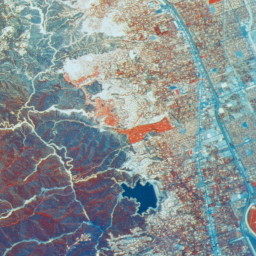
//> input picture images/color/Aerial.bmp, 256 x 256 px
$ ./main ../../images/color/Aerial.bmp ../../images/color/Airplane.bmp   (built with g++ and OpenCV 4)
//> lines starting //> are read from the running program, lines starting //| are printed output that depends on the picture
### Opencv_exercise/color_transfer/MyVec3d.h
#pragma once
#include <vector>
#include <iostream>

class MyVec3d {
public:
	MyVec3d();
	MyVec3d(double x, double y, double z);
	~MyVec3d();
	MyVec3d &operator=(const MyVec3d &vec);

	//뾴멹궟궴궻럏뫁뎶럁+,-,*,/
	MyVec3d operator+(const MyVec3d &vec);
	MyVec3d operator-(const MyVec3d &vec);
	MyVec3d operator*(const MyVec3d &vec);
	MyVec3d operator/(const MyVec3d &vec);
	double x;
	double y;
	double z;
	int matProduct(std::vector<double> vec);
	void scalarMultiple(double val);
	void scalarMultiple(int val);

private:

};

### Opencv_exercise/color_transfer/MyVec3d.cpp
#include "MyVec3d.h"
#include <vector>
#include <iostream>


MyVec3d::MyVec3d(): x(0),y(0),z(0){}

MyVec3d::MyVec3d(double x, double y, double z) : x(x), y(y), z(z) {}

MyVec3d::~MyVec3d() {}

MyVec3d &MyVec3d::operator=(const MyVec3d &vec)
{
	x = vec.x;
	y = vec.y;
	z = vec.z;
	return (*this);
}

MyVec3d MyVec3d::operator+(const MyVec3d & vec)
{
	MyVec3d result;
	result.x = x + vec.x;
	result.y = y + vec.y;
	result.z = z + vec.z;
	return result;
}

MyVec3d MyVec3d::operator-(const MyVec3d & vec)
{
	MyVec3d result;
	result.x = x - vec.x;
	result.y = y - vec.y;
	result.z = z - vec.z;
	return result;
}

MyVec3d MyVec3d::operator*(const MyVec3d & vec)
{
	MyVec3d result;
	result.x = x * vec.x;
	result.y = y * vec.y;
	result.z = z * vec.z;
	return result;
}

MyVec3d MyVec3d::operator/(const MyVec3d & vec)
{
	MyVec3d result;
	result.x = x / vec.x;
	result.y = y / vec.y;
	result.z = z / vec.z;
	return result;
}

int MyVec3d::matProduct(std::vector<double> vec)
{
	if (vec.size() != 9) {
		std::cout << "Error: Mat product\n";
		return -1;
	}

	double x_dst = 0, y_dst = 0, z_dst = 0;
	x_dst = vec[0] * x + vec[1] * y + vec[2] * z;
	y_dst = vec[3] * x + vec[4] * y + vec[5] * z;
	z_dst = vec[6] * x + vec[7] * y + vec[8] * z;

	x = x_dst;
	y = y_dst;
	z = z_dst;
	return 1;
}

void MyVec3d::scalarMultiple(double val)
{
	x *= val;
	y *= val;
	z *= val;
}

// [6 lines left out: function scalarMultiple, not called in this run]

### Opencv_exercise/color_transfer/main.cpp
#include <opencv2/opencv.hpp>
#include "MyVec3d.h"
#include <cmath>

//注：BGRではなくRGB
const std::vector<double> matRGB2LMS = {
	0.3811,0.5783,0.0402,
	0.1967,0.7244,0.0782,
	0.0241, 0.1288,0.8444
};

const std::vector<double> mat1LMS2lab = {
	1,1,1,
	1,1,-2,
	1,-1,0
};

const std::vector<double> mat2LMS2lab = {
	1 / sqrt(3),0,0,
	0,1 / sqrt(6),0,
	0,0,1 / sqrt(2)
};

const std::vector<double> mat1lab2LMS = {
	sqrt(3) / 3,0,0,
	0,sqrt(6) / 6,0,
	0,0,sqrt(2) / 2
};

const std::vector<double> mat2lab2LMS = {
		1,1,1,
		1,1,-1,
		1,-2,0
};
const std::vector<double> matLMS2RGB = {
	4.4679, -3.5873, 0.1193,
	-1.2189,2.3809,-0.1624,
	0.0497,-0.2439,1.2045
};


uchar convertToUchar(double value) {
	if (value < 0) {
		return 0;
	}
	else if (value > 255) {
		return 255;
	}
	//マイナス値およびオーバーフローの対策
	return (uchar)value;
}

void colorTransfer(cv::Mat &img_trg, cv::Mat &img_src) {
	const int trg_rows = img_trg.rows;
	const int trg_cols = img_trg.cols;
	const int src_rows = img_src.rows;
	const int src_cols = img_src.cols;
	double eps = 0.00001;

	std::vector<MyVec3d> trg_lab(trg_rows*trg_cols);
	std::vector<MyVec3d> src_lab(src_rows*src_cols);
	//trgの平均、標準偏差を格納するためのベクトル
	MyVec3d trg_lab_avr;
	MyVec3d trg_lab_std_dvt;

	//srcの平均、標準偏差を格納するためのベクトル
	MyVec3d src_lab_avr;
	MyVec3d src_lab_std_dvt;

	//trg をRGBからlabにしてtrg_labに格納
	for (int j = 0; j < trg_rows; ++j) {
		cv::Vec3b *trg_row_ptr = img_trg.ptr<cv::Vec3b>(j);
		for (int i = 0; i < trg_cols; ++i) {
			//RGBの順で入力
			MyVec3d pixel_color_3d = MyVec3d((double)trg_row_ptr[i][2] / 255, (double)trg_row_ptr[i][1] / 255, (double)trg_row_ptr[i][0] / 255);
			//RGB to LMS
			pixel_color_3d.matProduct(matRGB2LMS);

			// [15 lines of commented-out code are left out]
			pixel_color_3d.x = std::log10(std::max(eps,pixel_color_3d.x));
			pixel_color_3d.y = std::log10(std::max(eps,pixel_color_3d.y));
			pixel_color_3d.z = std::log10(std::max(eps,pixel_color_3d.z));
			////LMS to lab
			pixel_color_3d.matProduct(mat1LMS2lab);
			pixel_color_3d.matProduct(mat2LMS2lab);
			//代入できてる？
			trg_lab[i + j * trg_cols] = pixel_color_3d;
			//avrに値を加える
			trg_lab_avr = trg_lab_avr + pixel_color_3d;
		}
	}

	//avrを要素数で割る,scalarMultipleの引数のキャスト注意
	trg_lab_avr.scalarMultiple((double)1 / (trg_rows * trg_cols));


	//src をRGBからlabにしてsrc_labに格納
	for (int j = 0; j < src_rows; ++j) {
		cv::Vec3b *src_row_ptr = img_src.ptr<cv::Vec3b>(j);
		for (int i = 0; i < src_cols; ++i) {

			//RGBの順で入力
			MyVec3d pixel_color_3d = MyVec3d((double)src_row_ptr[i][2] / 255, (double)src_row_ptr[i][1] / 255, (double)src_row_ptr[i][0] / 255);
			//RGB to LMS
			pixel_color_3d.matProduct(matRGB2LMS);
			//LMS のlog10をとる(OF対策にepsとのmaxをとる)
			pixel_color_3d.x = std::log10(std::max(eps,pixel_color_3d.x));
			pixel_color_3d.y = std::log10(std::max(eps,pixel_color_3d.y));
			pixel_color_3d.z = std::log10(std::max(eps,pixel_color_3d.z));
			//LMS to lab
			pixel_color_3d.matProduct(mat1LMS2lab);
			pixel_color_3d.matProduct(mat2LMS2lab);
			//代入できてる？
			src_lab[i + j * src_cols] = pixel_color_3d;
			//avrに値を加える
			src_lab_avr = src_lab_avr + pixel_color_3d;
		}
	}
	//avrを要素数で割る,scalarMultipleの引数のキャスト注意
	src_lab_avr.scalarMultiple((double)1 / (src_rows * src_cols));

	//trgの標準偏差を計算
	for (int i = 0; i < trg_cols*trg_rows; ++i) {
		trg_lab_std_dvt = trg_lab_std_dvt + (trg_lab[i] - trg_lab_avr)*(trg_lab[i] - trg_lab_avr);
	}
	trg_lab_std_dvt.x = pow(trg_lab_std_dvt.x / trg_lab.size(), 0.5);
	trg_lab_std_dvt.y = pow(trg_lab_std_dvt.y / trg_lab.size(), 0.5);
	trg_lab_std_dvt.z = pow(trg_lab_std_dvt.z / trg_lab.size(), 0.5);

	//srcの標準偏差を計算
	for (int i = 0; i < src_cols*src_rows; ++i) {
		src_lab_std_dvt = src_lab_std_dvt + (src_lab[i] - src_lab_avr)*(src_lab[i] - src_lab_avr);
	}
	src_lab_std_dvt.x = pow(src_lab_std_dvt.x / src_lab.size(), 0.5);
	src_lab_std_dvt.y = pow(src_lab_std_dvt.y / src_lab.size(), 0.5);
	src_lab_std_dvt.z = pow(src_lab_std_dvt.z / src_lab.size(), 0.5);


	//srcのlabにtrgの特徴を転写する
	for (int i = 0; i < src_cols*src_rows; ++i) {
		src_lab[i] = (src_lab[i] - src_lab_avr)*trg_lab_std_dvt / src_lab_std_dvt + trg_lab_avr;
	}

	//labをRGBに戻す
	for (int j = 0; j < src_rows; ++j) {
		cv::Vec3b *src_row_ptr = img_src.ptr<cv::Vec3b>(j);
		for (int i = 0; i < src_cols; ++i) {
			MyVec3d pixel_color_3d = src_lab[i + j * src_cols];
			//lab to LMS
			pixel_color_3d.matProduct(mat1lab2LMS);
			pixel_color_3d.matProduct(mat2lab2LMS);
			//LMS の10^をとる
			pixel_color_3d.x = std::max(eps,pow(10,pixel_color_3d.x));
			pixel_color_3d.y = std::max(eps,pow(10,pixel_color_3d.y));
			pixel_color_3d.z = std::max(eps,pow(10,pixel_color_3d.z));
			//LMS to RGB
			pixel_color_3d.matProduct(matLMS2RGB);
			//src のMatにRGBを代入
			src_row_ptr[i][2] = convertToUchar(255 * pixel_color_3d.x);
			src_row_ptr[i][1] = convertToUchar(255 * pixel_color_3d.y);
			src_row_ptr[i][0] = convertToUchar(255 * pixel_color_3d.z);
		}
	}

}

int main(int argc, char *argv[])
{
	cv::Mat img_src = cv::imread(argv[1]);
//> img_src is the input picture: 256 rows x 256 cols, CV_8UC3; mean B, G, R 145.7, 144.1, 134.9
	cv::imshow("source image", img_src);
	cv::waitKey(0);

	cv::Mat img_trg = cv::imread(argv[2]);
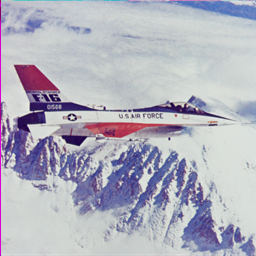
//> input picture images/color/Airplane.bmp, 256 x 256 px
//> img_trg is the input picture: 256 rows x 256 cols, CV_8UC3; mean B, G, R 190, 177.1, 177.4
	cv::imshow("target image", img_trg);
	cv::waitKey(0);

	colorTransfer(img_trg, img_src);
//> after the loop in colorTransfer, `for (int j = 0; j < src_rows; ++j)`:
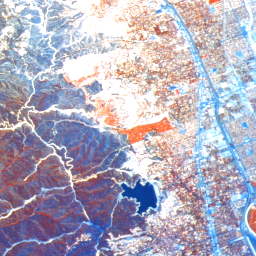
//> img_src: 256 rows x 256 cols, CV_8UC3; mean B, G, R 190.6, 172.9, 177.5
	cv::imshow("result", img_src);
	cv::waitKey(0);

	//cv::imwrite("mountain_color_transfer_1.png",img_src);

	system("pause");
	return 1;
}
